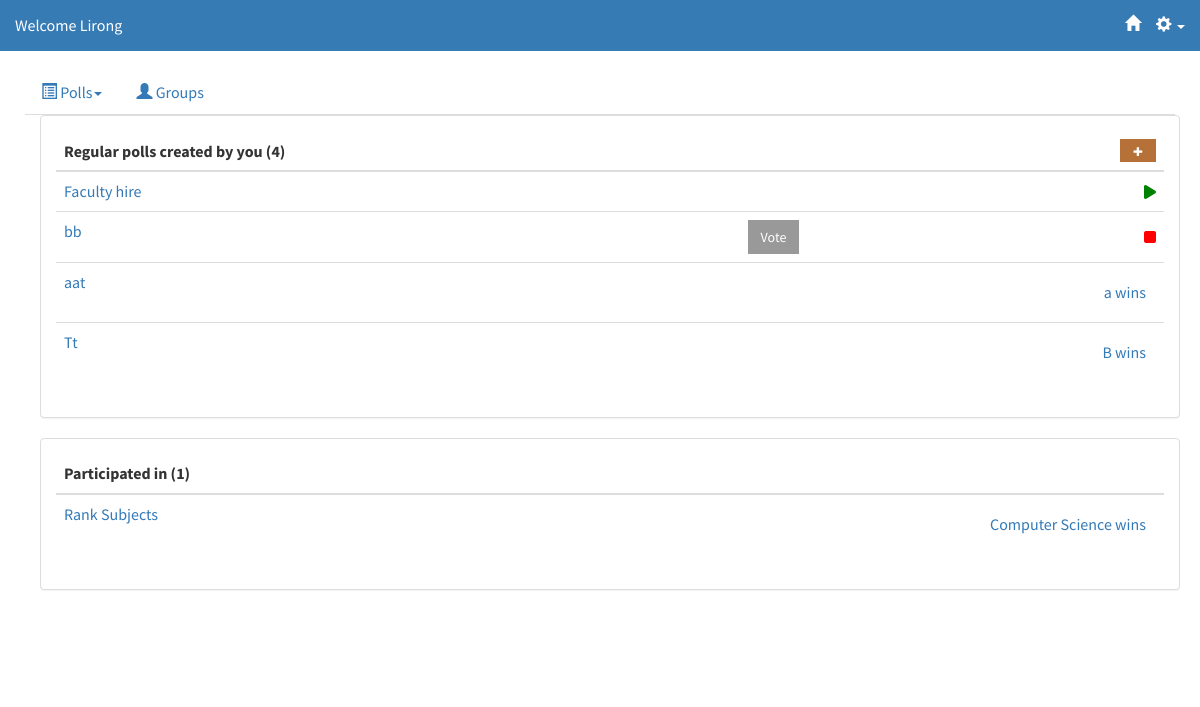
Page /polls/regular_polls (signed in) on the earlier database version.
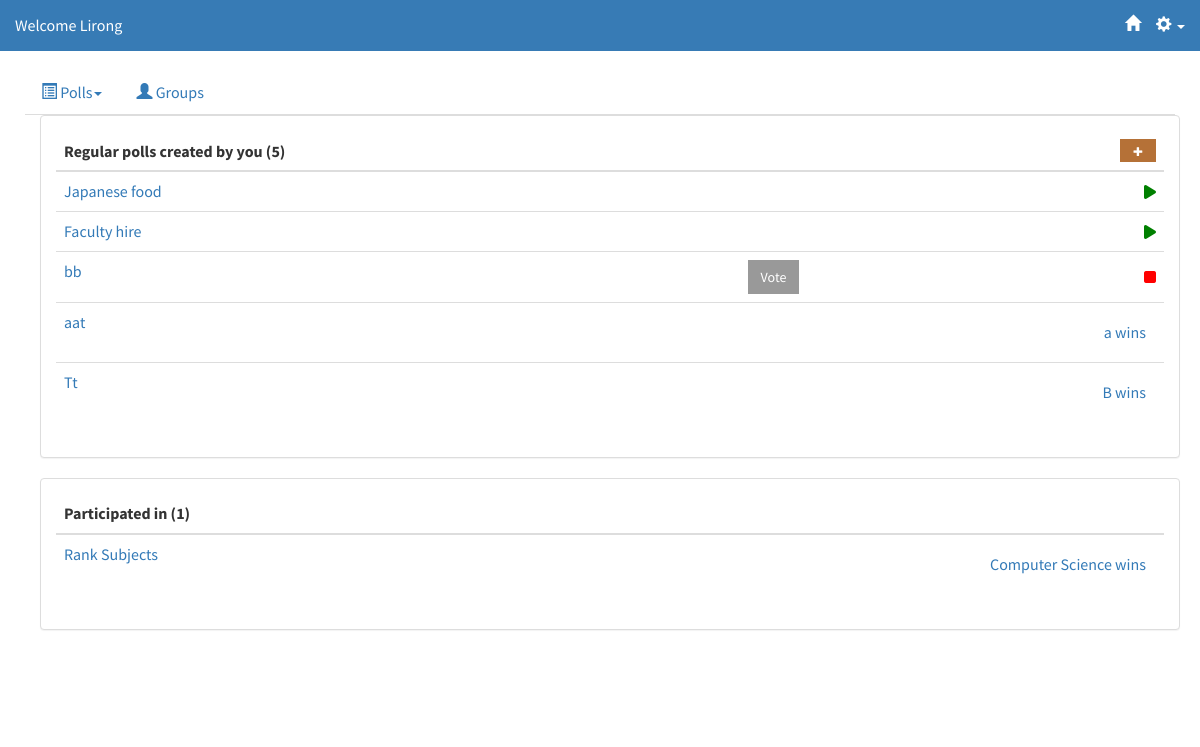
Same page on the later database version.
### polls/models.py (models this page shows, shortened)
@python_2_unicode_compatible
class Question(models.Model):
    question_text = models.CharField(max_length=20)
    question_desc = models.CharField(max_length=500, null=True, blank=True)
    image = models.ImageField(upload_to='static/img/items/', blank=True, null=True)
    imageURL = models.CharField(max_length=500, blank=True, null=True)
    pub_date = models.DateTimeField('date published')
    follow_up = models.OneToOneField('Question', on_delete=models.CASCADE, null = True, blank = True)
    question_owner = models.ForeignKey(User, null=True)
    question_voters = models.ManyToManyField(User, related_name='poll_participated')
    status = models.IntegerField(default=1)
    display_pref = models.IntegerField(default=1)
    emailInvite = models.BooleanField(default=True)
    emailDelete = models.BooleanField(default=True)
    emailStart = models.BooleanField(default=True)
    emailStop = models.BooleanField(default=True)
    poll_algorithm = models.IntegerField(default=1)
    question_type = models.IntegerField(default=1)
    winner = models.CharField(max_length=200)
    m_poll = models.BooleanField(default=False)
    open = models.BooleanField(default=False)

### polls/views.py (the view)
class RegularPollsView(generic.ListView):
    template_name = 'polls/regular_polls.html'
    context_object_name = 'question_list'
    def get_queryset(self):
        return Question.objects.all()
    def get_context_data(self, **kwargs):
        ctx = super(RegularPollsView, self).get_context_data(**kwargs)
        ctx['polls_created'] = Question.objects.filter(question_owner = self.request.user, m_poll = False).order_by('-pub_date')
        ctx['polls_participated'] = self.request.user.poll_participated.filter(m_poll = False).exclude(question_owner = self.request.user).order_by('-pub_date')
        return ctx

### polls/templates/polls/regular_polls.html (shortened to what the changed rows need)
{% extends 'polls/base.html' %}
{% block content %}
<div class="container" >
    <div name="created" class="panel panel-default">
        <div class="panel-body">
        <table style = "width:100%;" class="table" name="created">
            <thead>
                <tr>
                    <th>
		                  Regular polls created by you ({{ polls_created|length }})
                    </th>
                    <th></th>
                    <th>
                            <a href="{% url 'polls:AddStep1' %}" style='font-size:60%; float:right;' class="btn btn-yellow">
                                    <span class="glyphicon glyphicon-plus"></span>
                            </a>
                    </th>
                </tr>
            </thead>
            {% for question in polls_created %}
                <tr>
                    <td>
                        <a href="{% url 'polls:pollinfo' question.id %}" data-toggle="tooltip" data-placement="right" title="Description: {%if question.question_desc %} {{question.question_desc}} {%else%} None. {%endif%}">{{ question.question_text }}</a>
                    </td>
                    <td style="vertical-align:middle">
                        {% if question.status == 2 %}
                            <a href="{% url 'polls:detail' question.id %}" class ="btn btn-dark" role="button" >Vote</a>
                        {% endif %}
                    </td>
                    {% if question.status == 1 %}
                        <td style="vertical-align:middle">
                            <div class="start-icon">
                            <i class="fa fa-play" aria-hidden="true" data-toggle="modal" data-target="#confirm-start{{ question.id }}"></i>
                            </div>
                        </td>
                    {% elif question.status == 2 %}
                        <td style="vertical-align:middle">
                            <div class="stop-icon">
                            <i class="fa fa-stop" aria-hidden="true" data-toggle="modal" data-target="#confirm-stop{{ question.id }}"></i>
                            </div>
                        </td>
                    {% elif question.status == 3 %}
                            <td>
                                {% if question.question_type == 1 %}
                                    <a style="float:right;margin:10px" href="{% url 'polls:voteresults' question.id %}" >
                                        {{question.winner}} wins
                                    </a>
                                {% endif %}
                            </td>
                    {% endif %}
                </tr>
            {% endfor %}
        </table>
        </div>
    </div>
    <div name="participated" class="panel panel-default">
        <div class="panel-body">
        <table class="table" >
            <thead>
                <tr>
                    <th>
                        Participated in	({{ polls_participated|length }})
                    </th>
                    <th></th>
                    <th></th>
                </tr>
            </thead>
            {% for question in polls_participated %}
            <tr>
                <td>
                    <a href="{% url 'polls:pollinfo' question.id %}" data-toggle="tooltip" data-placement="right" title="Description: {%if question.question_desc %} {{question.question_desc}} {%else%} None. {%endif%}">
                    {{ question.question_text }}
                    </a>
                </td>
                <td>
                </td>
                {% if question.status == 1 %}
                    <td>Poll not started</td>
                {% elif question.status == 2 %}
                    <td>In session</td>
                {% elif question.status == 3 %}
                    <td>
                        {% if question.question_type == 1 %}
                            <a style="float:right;margin:10px" href="{% url 'polls:voteresults' question.id %}" >
                            {{question.winner}} wins
                        </a>
                        {% endif %}
                    </td>
                {% endif %}
                </tr>
            {% endfor %}
        </table>
        </div>
    </div>
</div>
{% endblock %}

Differences in the rows shown:
added Question: question_text "Japanese food"
Other differences:
{{ polls_created|length }}: "4" → "5"
